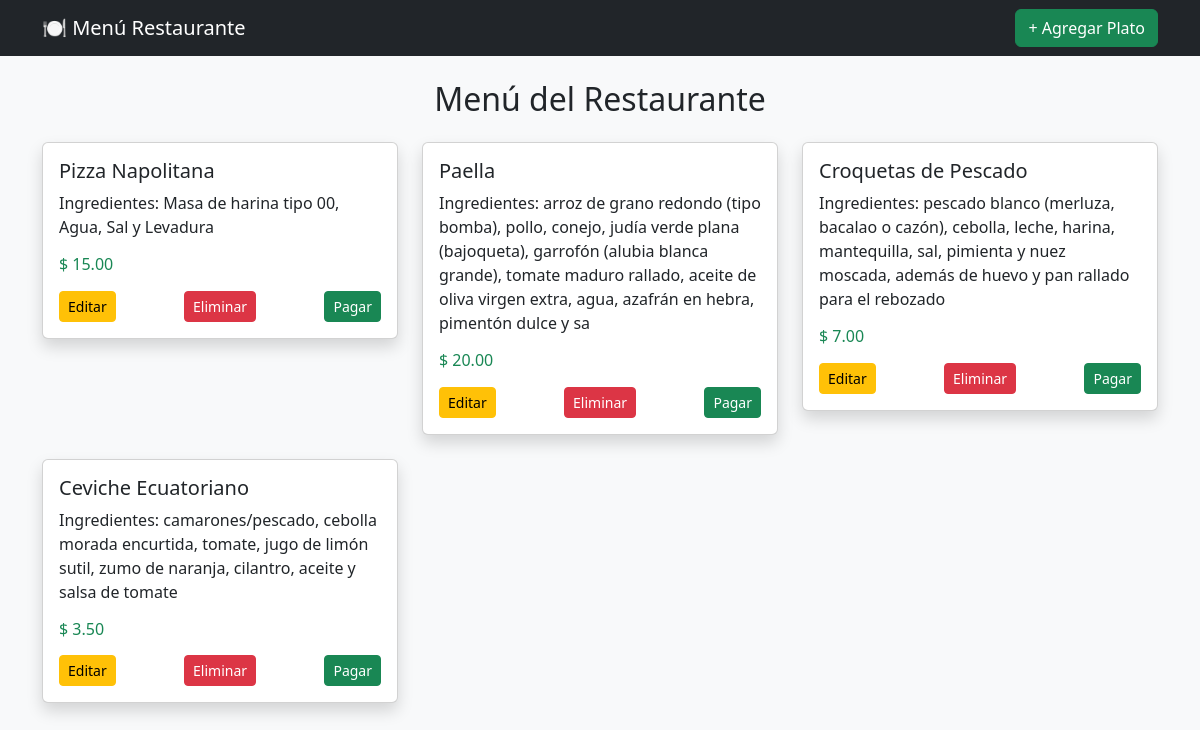
The page / on the database its author committed.
### menu/models.py (models this page shows, shortened)
class Plato(models.Model):
    nombre = models.CharField(max_length=100)
    descripcion = models.TextField()
    precio = models.DecimalField(max_digits=6, decimal_places=2)

### menu/views.py (the view)
# urls.py: path('', views.lista_platos, name='lista'),
def lista_platos(request):
    platos = Plato.objects.all()
    return render(request, 'lista.html', {'platos': platos})

### menu/templates/lista.html
{% extends 'base.html' %}
{% block content %}
<h2 class="mb-4 text-center">Menú del Restaurante</h2>
<div class="row">
    {% for p in platos %}
        <div class="col-md-4 mb-4">
            <div class="card shadow">
                <div class="card-body">
                    <h5 class="card-title">{{ p.nombre }}</h5>
                    <p class="card-text">{{ p.descripcion }}</p>
                    <h6 class="text-success">$ {{ p.precio }}</h6>
                    <div class="d-flex justify-content-between mt-3">
                        <a href="/editar/{{ p.id }}" class="btn btn-warning btn-sm">Editar</a>
                        <a href="/eliminar/{{ p.id }}" class="btn btn-danger btn-sm">Eliminar</a>
                        <a href="/pagar/{{ p.id }}" class="btn btn-success btn-sm">Pagar</a>
                    </div>
                </div>
            </div>
        </div>
    {% empty %}
        <p>No hay platos registrados.</p>
    {% endfor %}
</div>
{% endblock %}

### menu/templates/base.html (shortened to what this page needs)
<!DOCTYPE html>
<html lang="es">
<head>
    <link href="https://cdn.jsdelivr.net/npm/bootstrap@5.3.0/dist/css/bootstrap.min.css" rel="stylesheet">
</head>
<body>
<nav class="navbar navbar-dark bg-dark">
    <div class="container">
        <a class="navbar-brand" href="/">🍽️ Menú Restaurante</a>
        <a class="btn btn-success" href="/crear/">+ Agregar Plato</a>
    </div>
</nav>
<div class="container mt-4">
    {% block content %}
    {% endblock %}
</div>
</body>
</html>

### menu/templates/base.html (style rules this page uses)
body { background-color: #f8f9fa; }

### rows shown on the page
Plato: nombre "Pizza Napolitana", descripcion "Ingredientes: Masa de harina tipo 00, Agua, Sal y Levadura", precio "15.00"
Plato: nombre "Paella", descripcion "Ingredientes: arroz de grano redondo (tipo bomba), pollo, conejo, judía verde plana (bajoqueta), garrofón (alubia blanca grande), tomate maduro rallado, aceite de oliva virgen extra, agua, azafrán en hebra, pimentón dulce y sa", precio "20.00"
Plato: nombre "Croquetas de Pescado", descripcion "Ingredientes: pescado blanco (merluza, bacalao o cazón), cebolla, leche, harina, mantequilla, sal, pimienta y nuez moscada, además de huevo y pan rallado para el rebozado", precio "7.00"
Plato: nombre "Ceviche Ecuatoriano", descripcion "Ingredientes: camarones/pescado, cebolla morada encurtida, tomate, jugo de limón sutil, zumo de naranja, cilantro, aceite y salsa de tomate", precio "3.50"
